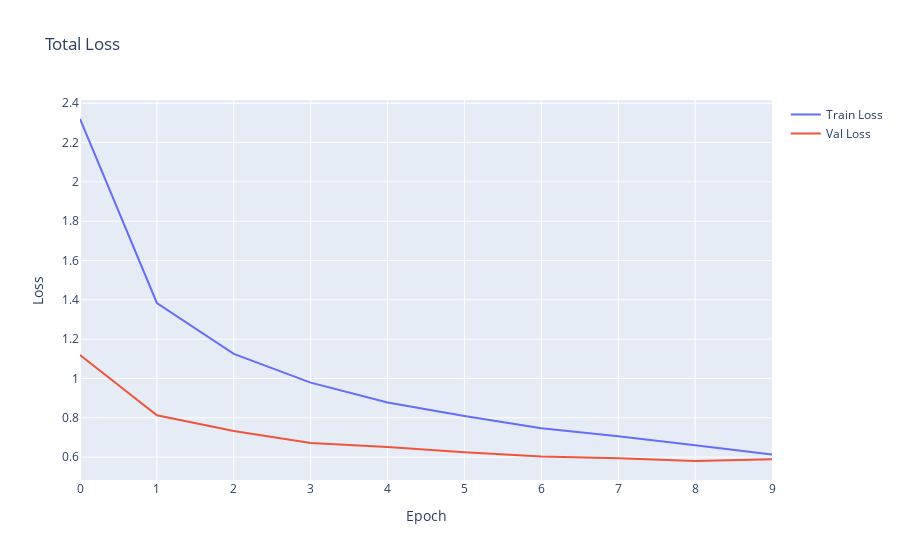
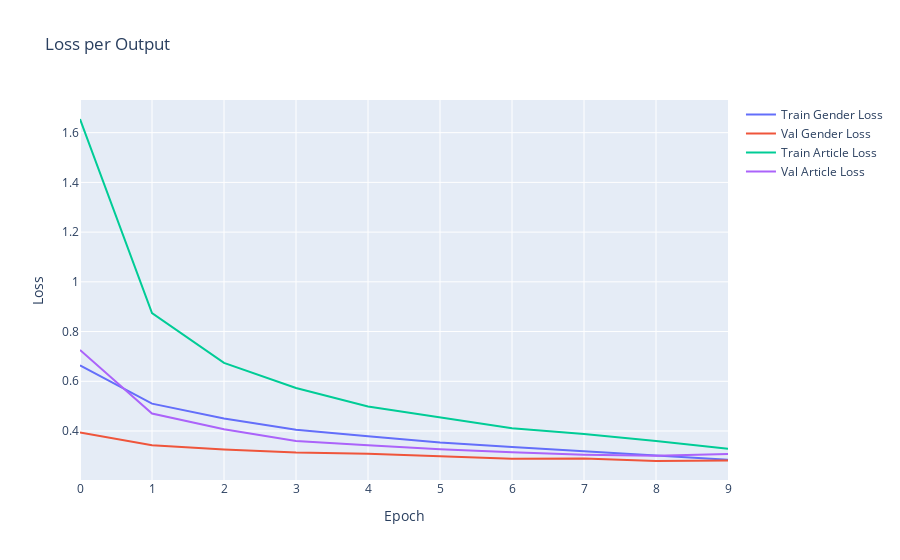
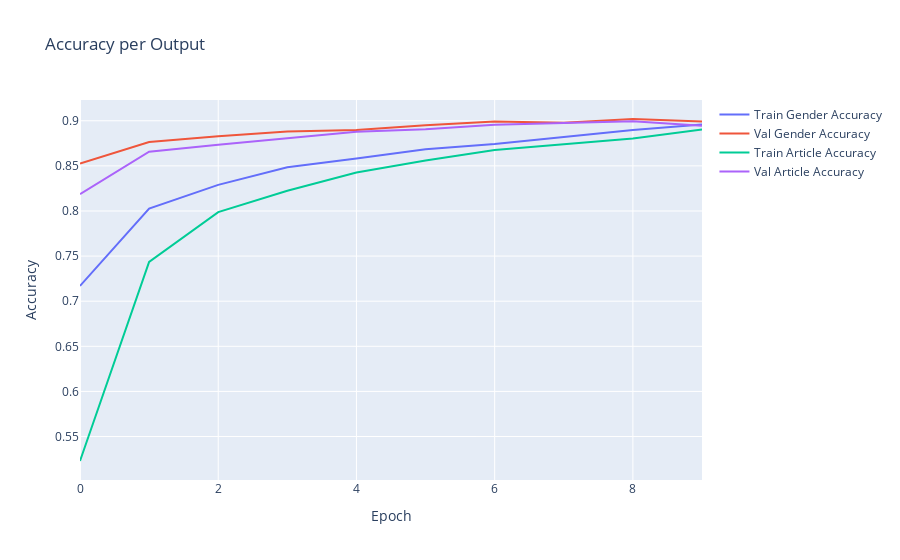

The cell these charts' notebook holds for them, in order:
### Code cell
# Całkowita strata
fig_loss_total = go.Figure()
fig_loss_total.add_trace(go.Scatter(y=history.history['loss'], mode='lines', name='Train Loss'))
fig_loss_total.add_trace(go.Scatter(y=history.history['val_loss'], mode='lines', name='Val Loss'))
fig_loss_total.update_layout(title='Total Loss', xaxis_title='Epoch', yaxis_title='Loss')
fig_loss_total.show()

# Strata per output
fig_loss_outputs = go.Figure()
fig_loss_outputs.add_trace(go.Scatter(y=history.history['gender_loss'], mode='lines', name='Train Gender Loss'))
fig_loss_outputs.add_trace(go.Scatter(y=history.history['val_gender_loss'], mode='lines', name='Val Gender Loss'))
fig_loss_outputs.add_trace(go.Scatter(y=history.history['article_loss'], mode='lines', name='Train Article Loss'))
fig_loss_outputs.add_trace(go.Scatter(y=history.history['val_article_loss'], mode='lines', name='Val Article Loss'))
fig_loss_outputs.update_layout(title='Loss per Output', xaxis_title='Epoch', yaxis_title='Loss')
fig_loss_outputs.show()

# ACC per output
fig_acc = go.Figure()

fig_acc.add_trace(go.Scatter(y=history.history['gender_accuracy'], mode='lines', name='Train Gender Accuracy'))
fig_acc.add_trace(go.Scatter(y=history.history['val_gender_accuracy'], mode='lines', name='Val Gender Accuracy'))

fig_acc.add_trace(go.Scatter(y=history.history['article_accuracy'], mode='lines', name='Train Article Accuracy'))
fig_acc.add_trace(go.Scatter(y=history.history['val_article_accuracy'], mode='lines', name='Val Article Accuracy'))

fig_acc.update_layout(title='Accuracy per Output', xaxis_title='Epoch', yaxis_title='Accuracy')
fig_acc.show()

### Figure 1 — Plotly figure (JSON) as saved in the notebook; plotly's stock layout.template omitted (floating-point values rounded to 4 significant figures)
{"data": [{"mode": "lines", "name": "Train Loss", "type": "scatter", "y": [2.32, 1.384, 1.125, 0.9789, 0.8776, 0.8087, 0.7466, 0.7067, 0.6601, 0.6132]}, {"mode": "lines", "name": "Val Loss", "type": "scatter", "y": [1.12, 0.8131, 0.7331, 0.6725, 0.6515, 0.6244, 0.6026, 0.5938, 0.5803, 0.5892]}], "layout": {"title": {"text": "Total Loss"}, "xaxis": {"title": {"text": "Epoch"}}, "yaxis": {"title": {"text": "Loss"}}}}

### Figure 2 — Plotly figure (JSON) as saved in the notebook; plotly's stock layout.template omitted (floating-point values rounded to 4 significant figures)
{"data": [{"mode": "lines", "name": "Train Gender Loss", "type": "scatter", "y": [0.6641, 0.5102, 0.45, 0.405, 0.3785, 0.3534, 0.3359, 0.3192, 0.2995, 0.2839]}, {"mode": "lines", "name": "Val Gender Loss", "type": "scatter", "y": [0.3937, 0.3427, 0.3259, 0.3131, 0.3084, 0.2979, 0.2885, 0.289, 0.2794, 0.2818]}, {"mode": "lines", "name": "Train Article Loss", "type": "scatter", "y": [1.655, 0.8743, 0.674, 0.5731, 0.4985, 0.4547, 0.4112, 0.3876, 0.3602, 0.3288]}, {"mode": "lines", "name": "Val Article Loss", "type": "scatter", "y": [0.7258, 0.4704, 0.4072, 0.3594, 0.3432, 0.3266, 0.3141, 0.3049, 0.3009, 0.3074]}], "layout": {"title": {"text": "Loss per Output"}, "xaxis": {"title": {"text": "Epoch"}}, "yaxis": {"title": {"text": "Loss"}}}}

### Figure 3 — Plotly figure (JSON) as saved in the notebook; plotly's stock layout.template omitted (floating-point values rounded to 4 significant figures)
{"data": [{"mode": "lines", "name": "Train Gender Accuracy", "type": "scatter", "y": [0.7169, 0.8027, 0.8289, 0.8484, 0.858, 0.8683, 0.8743, 0.8818, 0.8897, 0.8958]}, {"mode": "lines", "name": "Val Gender Accuracy", "type": "scatter", "y": [0.8525, 0.8764, 0.8828, 0.8881, 0.8897, 0.8949, 0.8991, 0.8979, 0.9019, 0.8991]}, {"mode": "lines", "name": "Train Article Accuracy", "type": "scatter", "y": [0.5229, 0.7435, 0.7988, 0.8225, 0.8427, 0.8558, 0.8676, 0.8737, 0.8804, 0.8903]}, {"mode": "lines", "name": "Val Article Accuracy", "type": "scatter", "y": [0.8187, 0.8657, 0.8733, 0.8807, 0.8877, 0.8907, 0.8955, 0.8974, 0.8995, 0.8943]}], "layout": {"title": {"text": "Accuracy per Output"}, "xaxis": {"title": {"text": "Epoch"}}, "yaxis": {"title": {"text": "Accuracy"}}}}
